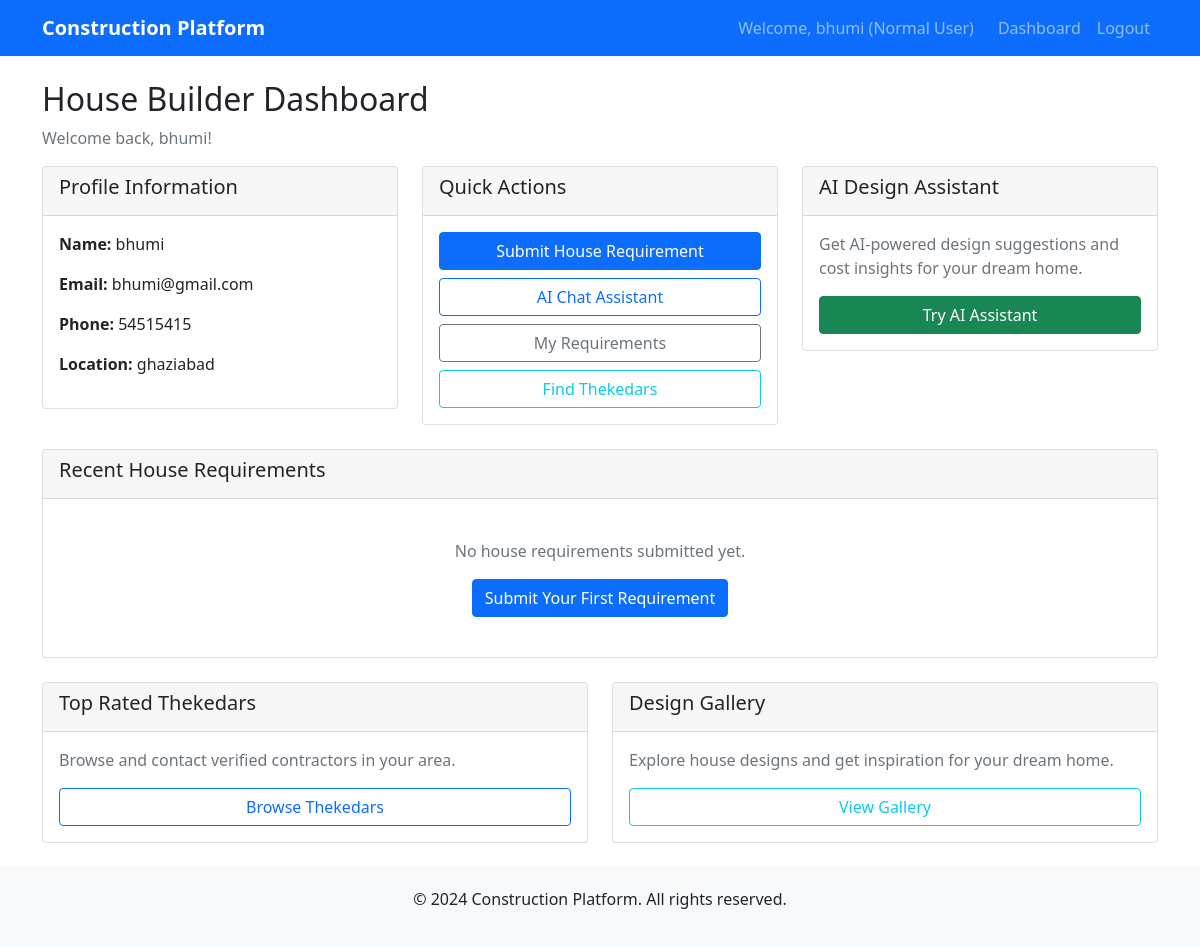
The app's page / (signed in), older data.
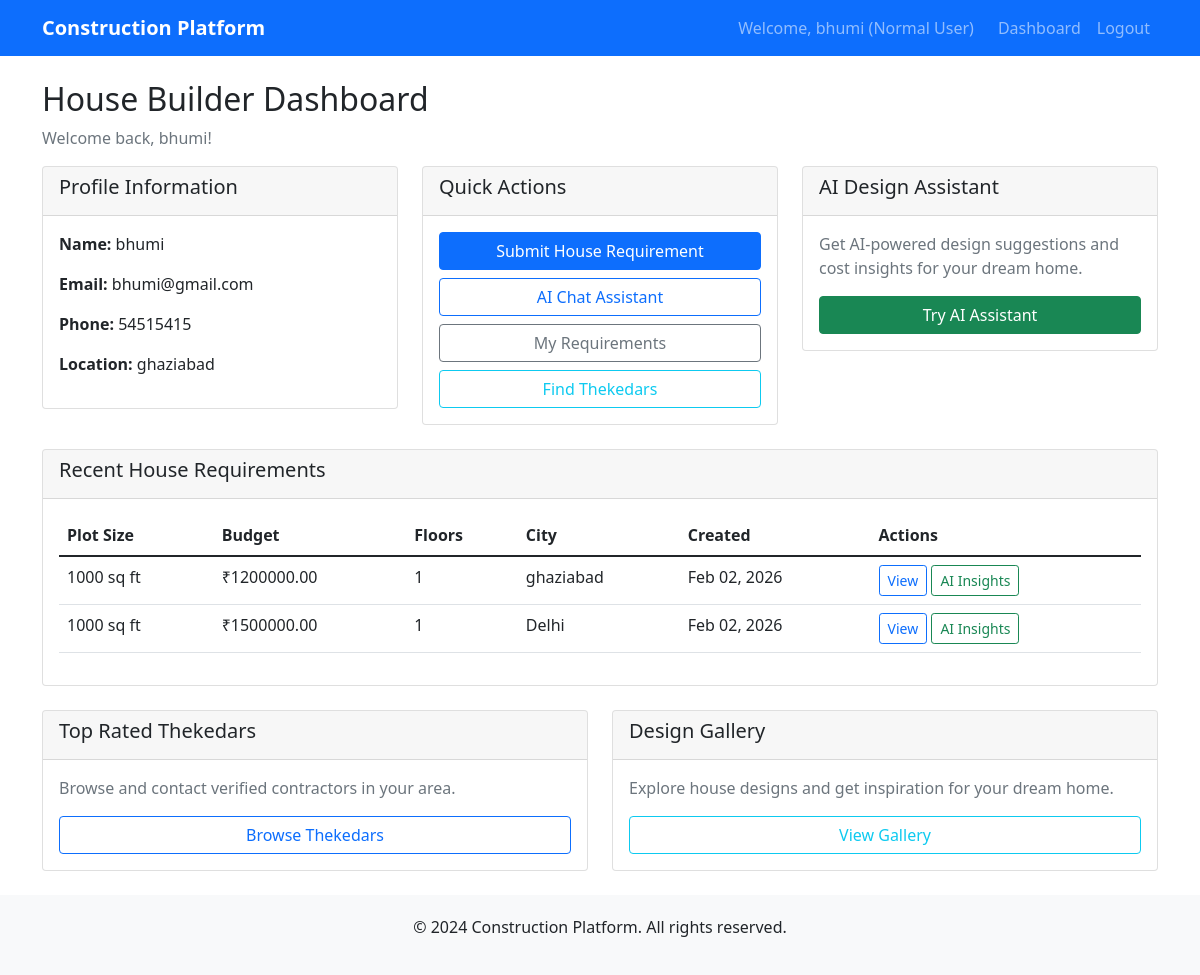
The same page, newer data.
### house_ai/models.py (models this page shows, shortened)
class HouseRequirement(models.Model):
    user = models.ForeignKey(User, on_delete=models.CASCADE, related_name='house_requirements')
    plot_size = models.CharField(max_length=50)  # e.g., "1000 sq ft"
    budget = models.DecimalField(max_digits=12, decimal_places=2)
    floors = models.PositiveIntegerField(default=1)
    city = models.CharField(max_length=100)
    created_at = models.DateTimeField(auto_now_add=True)

### dashboard/views.py (the view, shortened to what this page needs)
# urls.py: 2. Add a URL to urlpatterns:  path('', views.home, name='home')
def home(request):
    if not request.user.is_authenticated:
        return render(request, 'landing.html')
    user = request.user
    context = {
        'user': user,
        'role': user.role,
    }
    if user.role == 'worker':
        try:
            worker_profile = user.worker_profile
            context.update({
                'worker_profile': worker_profile,
                'recent_applications': worker_profile.job_applications.all()[:5],
                'skills': worker_profile.skills.all(),
            })
        except:
            context['profile_incomplete'] = True
    elif user.role == 'user':
        context.update({
            'house_requirements': user.house_requirements.all()[:5],
        })
    return render(request, f'dashboard/{user.role}_dashboard.html', context)

### templates/dashboard/user_dashboard.html (shortened to what the changed rows need)
{% extends 'base.html' %}
{% block content %}
<div class="row">
    <div class="col-12">
        <h2>House Builder Dashboard</h2>
    </div>
</div>
<div class="row mt-4">
    <div class="col-12">
        <div class="card">
            <div class="card-body">
                {% if house_requirements %}
                    <div class="table-responsive">
                        <table class="table">
                            <thead>
                                <tr>
                                    <th>Plot Size</th>
                                    <th>Budget</th>
                                    <th>Floors</th>
                                    <th>City</th>
                                    <th>Created</th>
                                    <th>Actions</th>
                                </tr>
                            </thead>
                            <tbody>
                                {% for req in house_requirements %}
                                <tr>
                                    <td>{{ req.plot_size }}</td>
                                    <td>₹{{ req.budget }}</td>
                                    <td>{{ req.floors }}</td>
                                    <td>{{ req.city }}</td>
                                    <td>{{ req.created_at|date:"M d, Y" }}</td>
                                    <td>
                                        <a href="#" class="btn btn-sm btn-outline-primary">View</a>
                                        {% if req.ai_response %}
                                            <a href="#" class="btn btn-sm btn-outline-success">AI Insights</a>
                                        {% endif %}
                                    </td>
                                </tr>
                                {% endfor %}
                            </tbody>
                        </table>
                    </div>
                {% else %}
                    <div class="text-center py-4">
                        <p class="text-muted">No house requirements submitted yet.</p>
                        <a href="#" class="btn btn-primary">Submit Your First Requirement</a>
                    </div>
                {% endif %}
            </div>
        </div>
    </div>
</div>
{% endblock %}

Row changes from the older to the newer data that the page shows:
added HouseRequirement: plot_size "1000 sq ft", budget "1200000.00", floors "1", city "ghaziabad", created_at "Feb 02, 2026", shows "AI Insights"
added HouseRequirement: plot_size "1000 sq ft", budget "1500000.00", floors "1", city "Delhi", created_at "Feb 02, 2026", shows "AI Insights"
Text that changed along with them:
text no longer shown: "No house requirements submitted yet. Submit Your First Requirement"
text now shown: "Plot Size Budget Floors City Created Actions"
